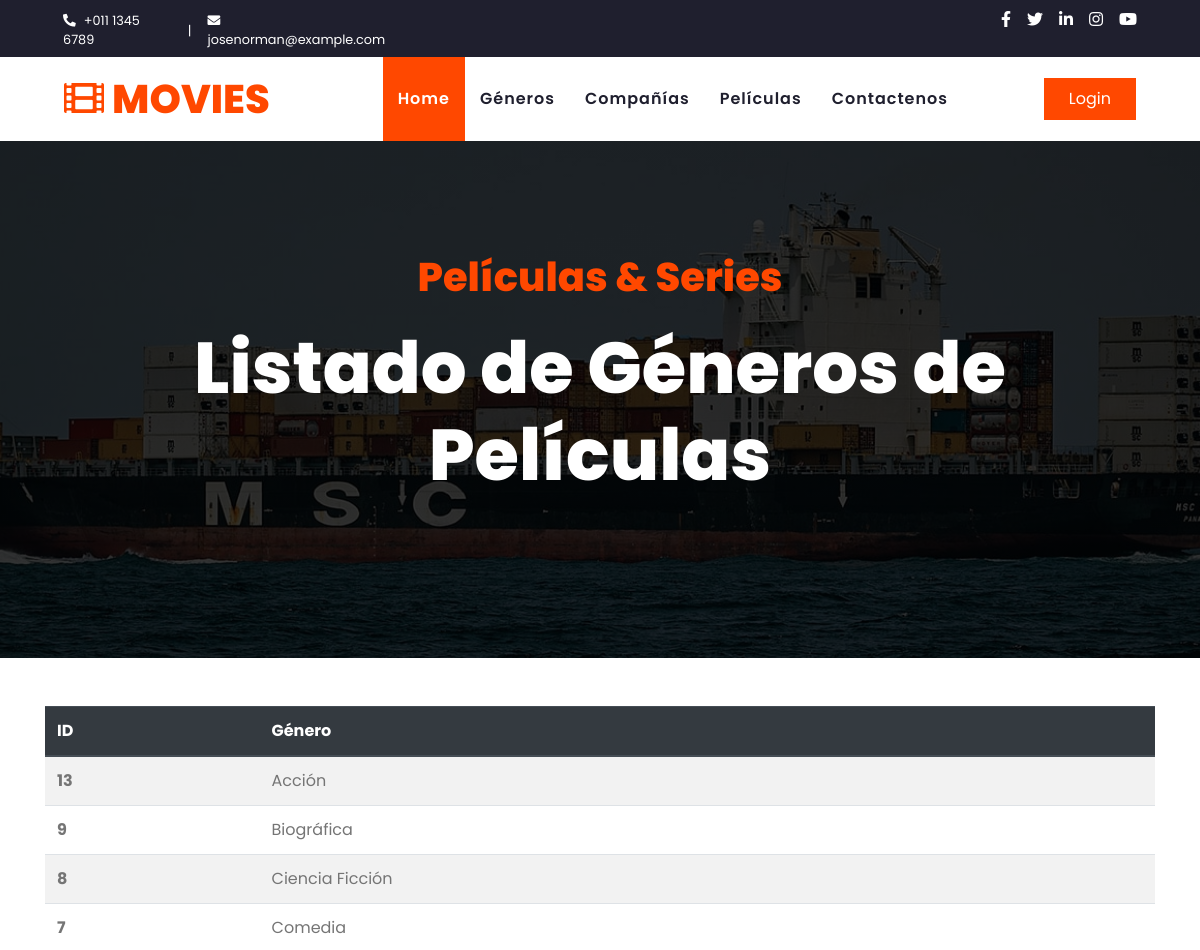
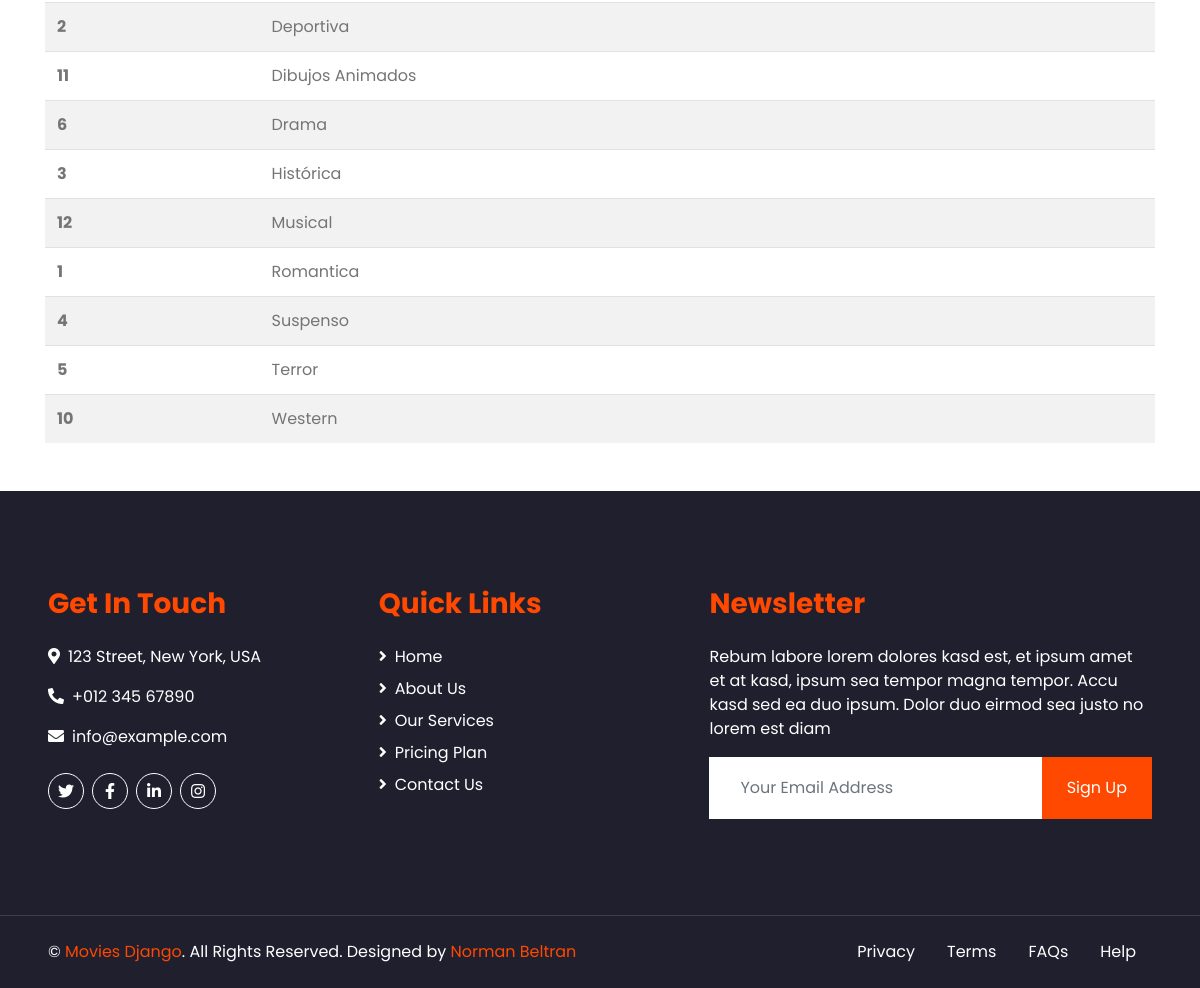
The page /generos/ on the database its author committed (2 pictures, top to bottom).
### mapp/models.py (models this page shows, shortened)
class Gender(models.Model):
    name = models.CharField(verbose_name="Género", max_length=50)
    created = models.DateTimeField(auto_now=True)
    updated = models.DateTimeField(auto_now_add=True)
    class Meta:
        verbose_name_plural = "Géneros"
        verbose_name = "Género"
        ordering = ["name"]

### mapp/views.py (the view)
# urls.py: path("generos/", GenderList.as_view(), name="generos"),
class GenderList(ListView):
    model = Gender

### mapp/templates/mapp/gender_list.html (shortened to what this page needs)
{% extends 'mapp/base.html' %}
{% load static %}
{% block title %}
    Listado de Géneros de Películas
{% endblock title %}
{% block content %}
<main role="main" class="container">
    {% if gender_list %}
    <table class="table table-striped">
      <thead class="thead-dark">
        <tr>
          <th scope="col">ID</th>
          <th scope="col">Género</th>
        </tr>
      </thead>
      <tbody>
      {% for gender in gender_list %}
          <tr>
              <th scope="row">{{ gender.id }}</th>
              <td>{{ gender.name }}</td>
          </tr>
      {% endfor %}
      </tbody>
    </table>
    {% endif %}
</main>
{% endblock content %}

### rows shown on the page
Gender: id "13", name "Acción"
Gender: id "9", name "Biográfica"
Gender: id "8", name "Ciencia Ficción"
Gender: id "7", name "Comedia"
Gender: id "2", name "Deportiva"
Gender: id "11", name "Dibujos Animados"
Gender: id "6", name "Drama"
Gender: id "3", name "Histórica"
Gender: id "12", name "Musical"
Gender: id "1", name "Romantica"
Gender: id "4", name "Suspenso"
Gender: id "5", name "Terror"
Gender: id "10", name "Western"
